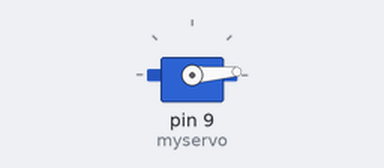
The sketch below on a simulated Arduino Uno, built with avr-gcc and run on an emulated ATmega328P. Shown: servo.

Above: at 0.05 s.
At 0.9 s:
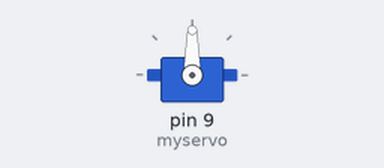
At 1.75 s:
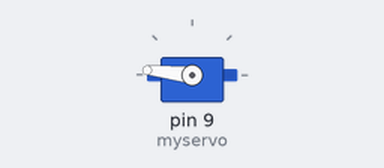
At 3.45 s:
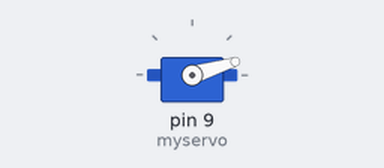
Timing chart, 0 to 8.3 s (numbered marks = the images above):
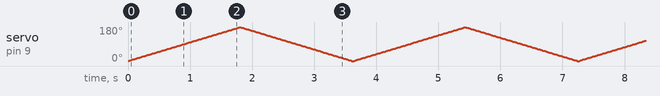

The sketch:

servo_test.ino
```cpp
#include <Servo.h>

Servo myservo;  // create servo object to control a servo
// twelve servo objects can be created on most boards

int pos = 0;    // variable to store the servo position
int direction = 1;

void setup() {
  myservo.attach(9);  // attaches the servo on pin 9 to the servo object
}

void __loop(){
  myservo.write(0);
  delay(2000);

  myservo.write(180);
  delay(2000);
}

void loop() {
  pos +=  direction;
  if (pos > 179 ) {
    pos = 179;
    direction = -1;
  }

  if (pos < 0) {
    pos = 0;
    direction = 1;
  }
  myservo.write(pos);
  delay(10);       // wait between 1 and 10 seconds
}
```
